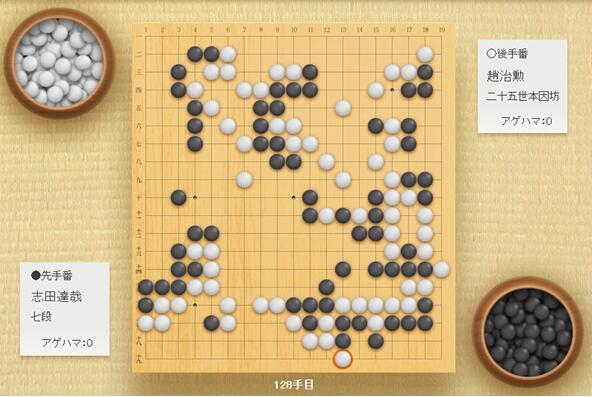
#> input picture pic2.jpg, 592 x 397 px
$ python FFF.py
#> lines starting #> are read from the running program, lines starting #| are printed output that depends on the picture
# -*- coding: utf-8 -*-
# 尝试用傅里叶变换对高频进行滤波
import cv2
import numpy as np
from matplotlib import pyplot as plt

img = cv2.imread('pic2.jpg')
#> img is the input picture: shape (397, 592, 3); mean B, G, R 135.1, 183.1, 208.2
img_gray = cv2.cvtColor(img, cv2.COLOR_RGB2GRAY)
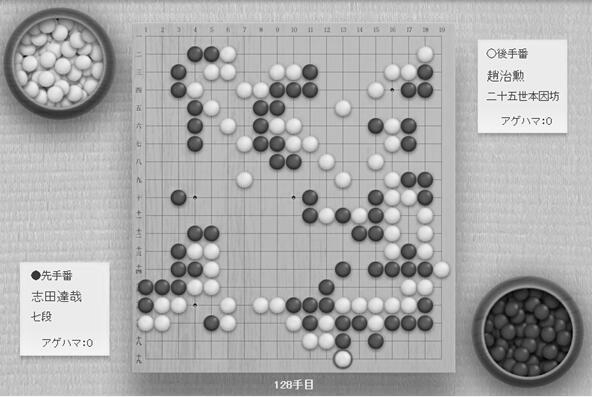
#> img_gray: shape (397, 592); min 0, max 255, mean 171.6
dst = img_gray.copy()

# 设置kernel
kernel = np.ones((5, 5), np.int16)
kernel[2][2] = -24
kernel2 = np.ones((5, 5), np.int16)
kernel3 = np.ones((3, 3), np.int16)

# 开运算 补充背景
dst = cv2.morphologyEx(img_gray, cv2.MORPH_OPEN, kernel2)
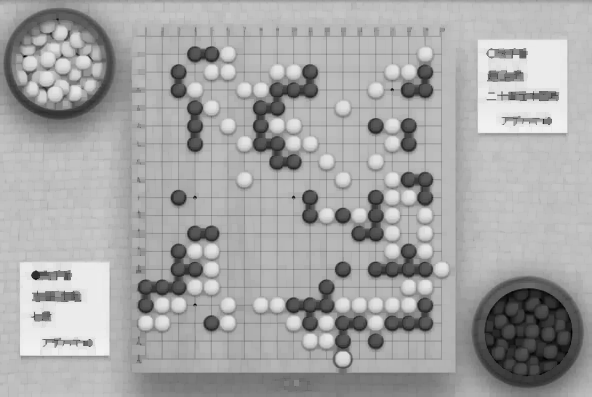
#> dst: shape (397, 592); min 0, max 242, mean 166

# 傅里叶变换
dst = np.fft.fft2(dst)
dst = np.fft.fftshift(dst)

# 构建振幅
magnitude_spectrum = 20*np.log(np.abs(dst))
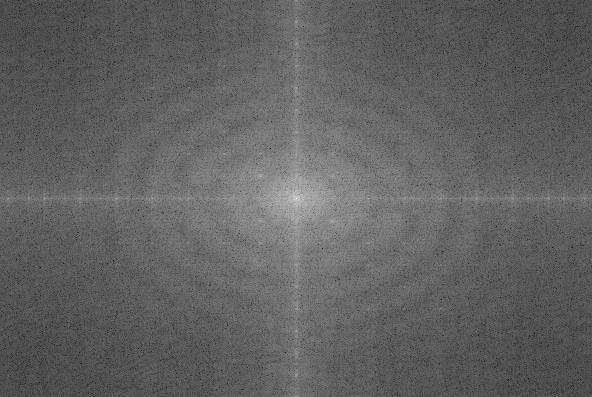
#> magnitude_spectrum: shape (397, 592) float64; min 24.36, max 349.6, mean 149; drawn with min black and max white

plt.subplot(1, 2, 1), plt.imshow(img_gray, 'gray')
plt.title('ori')
plt.xticks([]), plt.yticks([])

plt.subplot(1, 2, 2), plt.imshow(magnitude_spectrum, 'gray')
plt.title('mag')
plt.xticks([]), plt.yticks([])
plt.show()
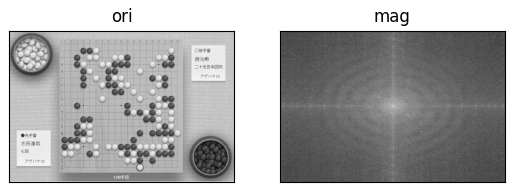
#> figure drawn by matplotlib, 2 panels

$ run again, with pic3.jpg copied over pic2.jpg
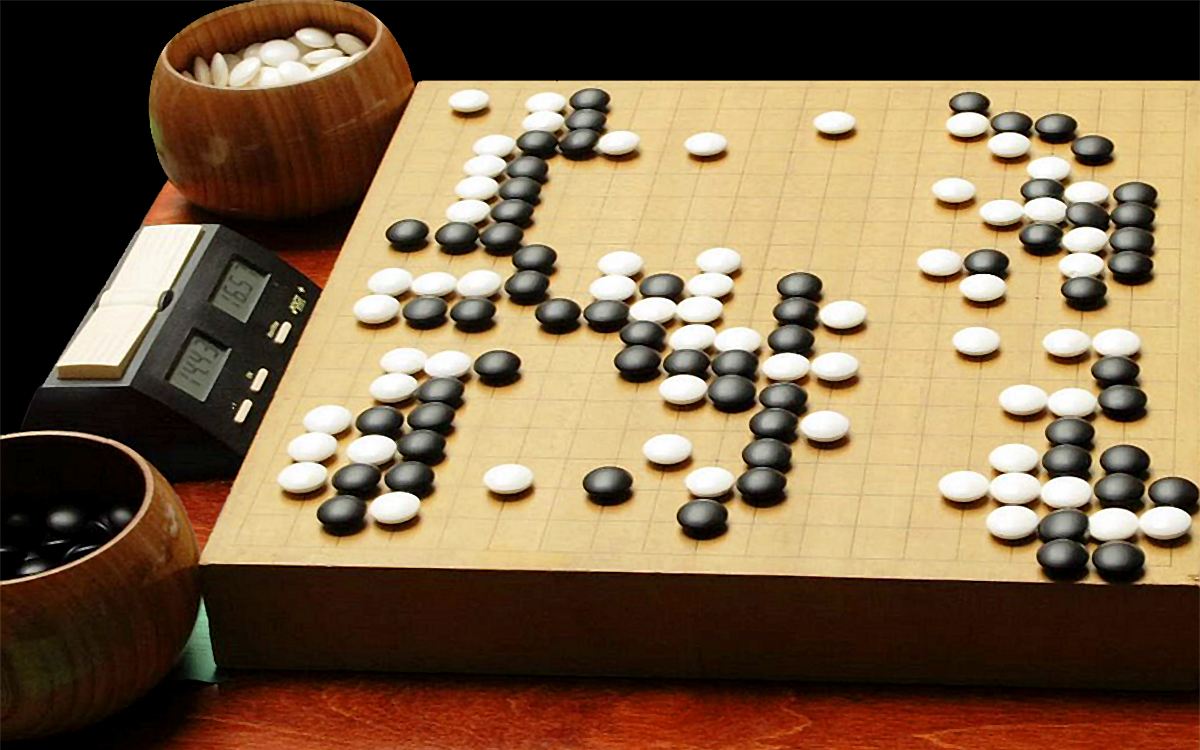
#> input picture pic3.jpg, 1200 x 750 px
#> img is the input picture: shape (750, 1200, 3); mean B, G, R 72.7, 100.5, 123.6
#> `magnitude_spectrum = 20*np.log(np.abs(dst))`:
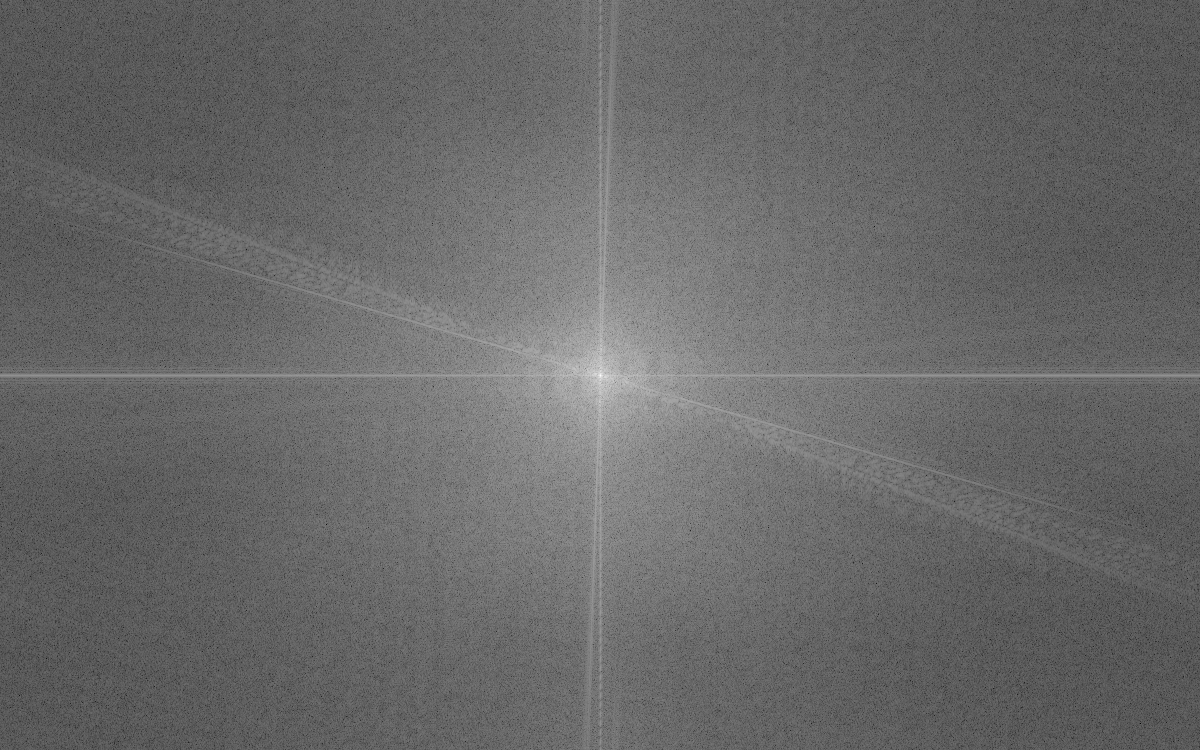
#> magnitude_spectrum: shape (750, 1200) float64; min 14.92, max 364.7, mean 158.7; drawn with min black and max white
#> `plt.show()`:
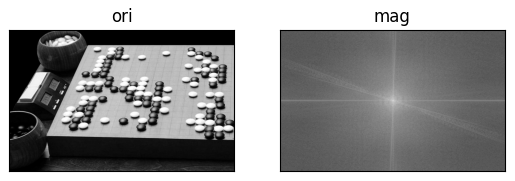
#> figure drawn by matplotlib, 2 panels

$ run again, with pic4.jpg copied over pic2.jpg
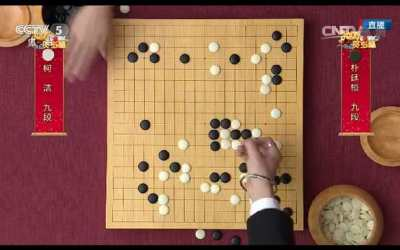
#> input picture pic4.jpg, 400 x 250 px
#> img is the input picture: shape (250, 400, 3); mean B, G, R 77.7, 96, 144.2
#> `magnitude_spectrum = 20*np.log(np.abs(dst))`:
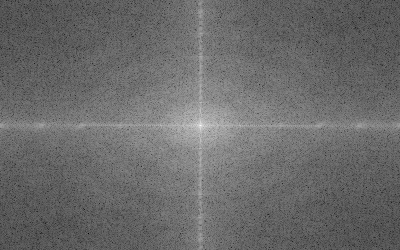
#> magnitude_spectrum: shape (250, 400) float64; min 9.18, max 320.2, mean 139.7; drawn with min black and max white
#> `plt.show()`:
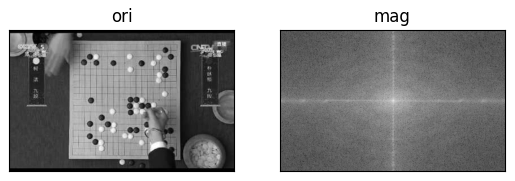
#> figure drawn by matplotlib, 2 panels
